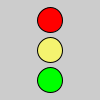
Frame 1 (no input)
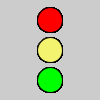
Frame 60 (the mouse pressed at the canvas centre just before this capture)
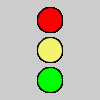
Frame 120 (the mouse held since frame 60 and released just before this capture)

The Processing sketch that drew these frames (run headless with seeded random() and noise(); from frame 60 on, the mouse is pressed at the canvas centre):

// Processing sketch: processing_127252
// ── processing_127252.pde

//Camila Diaz
//8/1/14
//Second Traffic Light 

void setup() {  //setup function called initially, only once
  //size(250, 250);
  
}

void draw() {  //draw function loops
     fill(0,255,0);
     ellipse(50,80,25,25);
     fill(244,243,111);
     ellipse(50,50,25,25);
     fill(255,0,0);
     ellipse(50,20,25,25);
}
